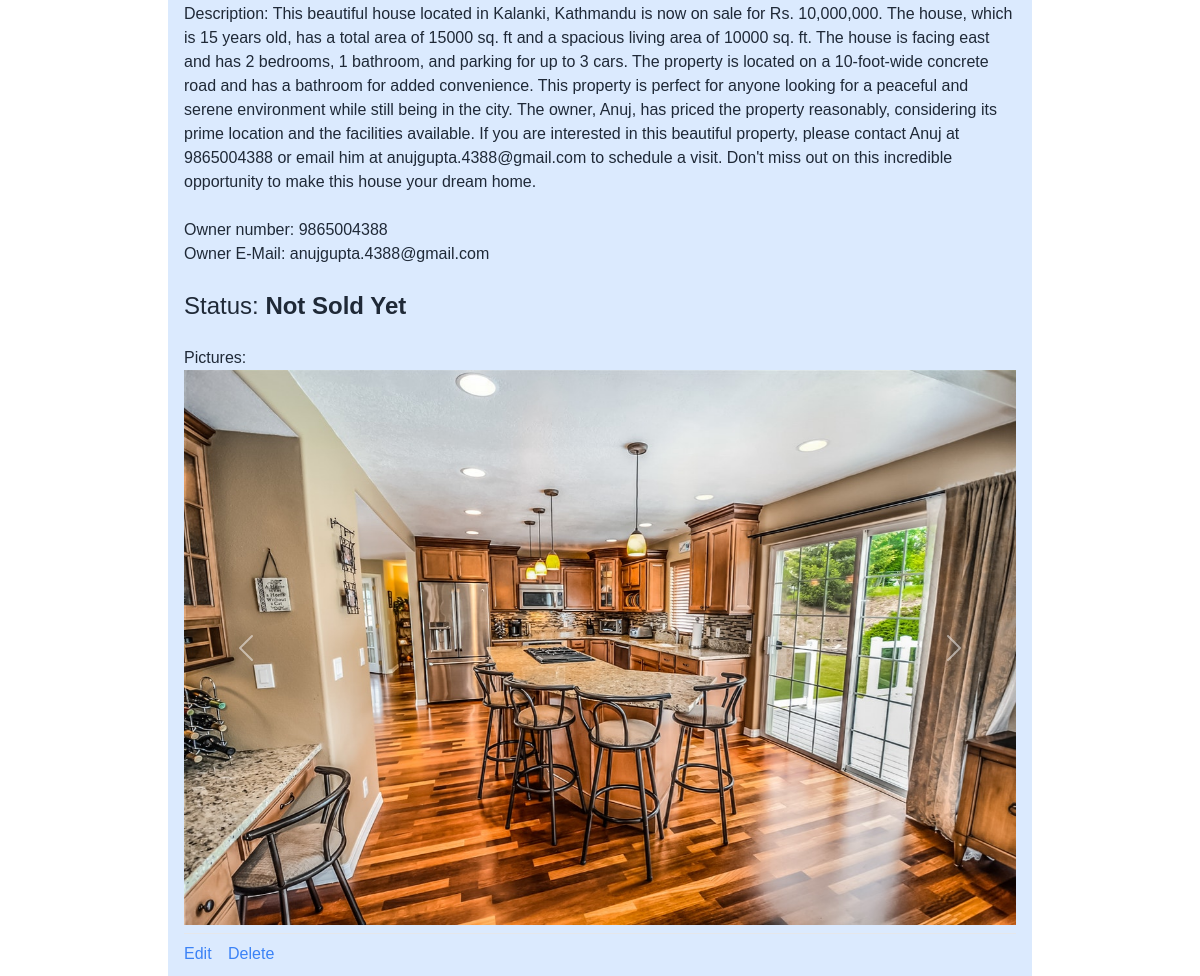
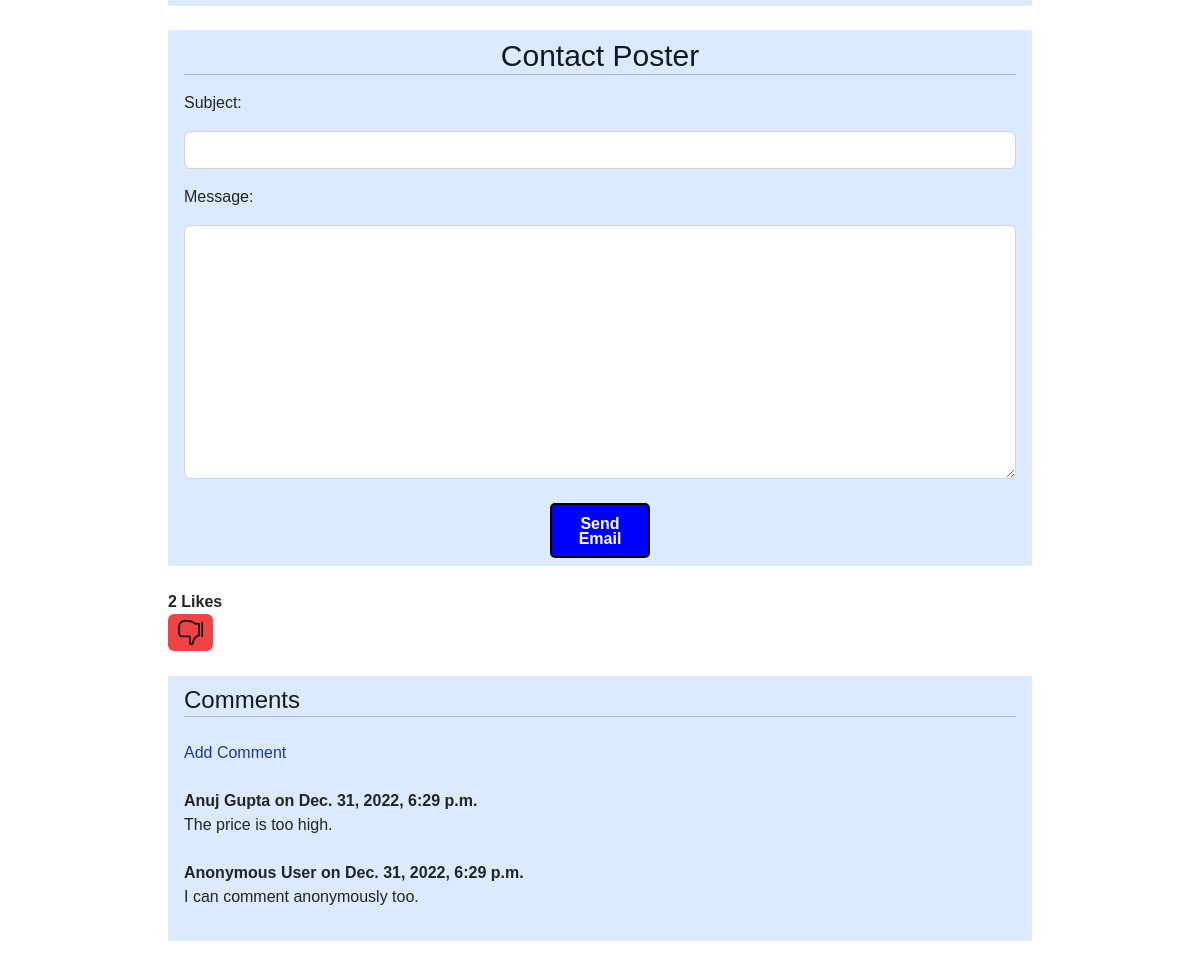
The page /listings/house-on-sale/ (signed in, lower part) on the database as committed earlier (2 pictures, top to bottom).
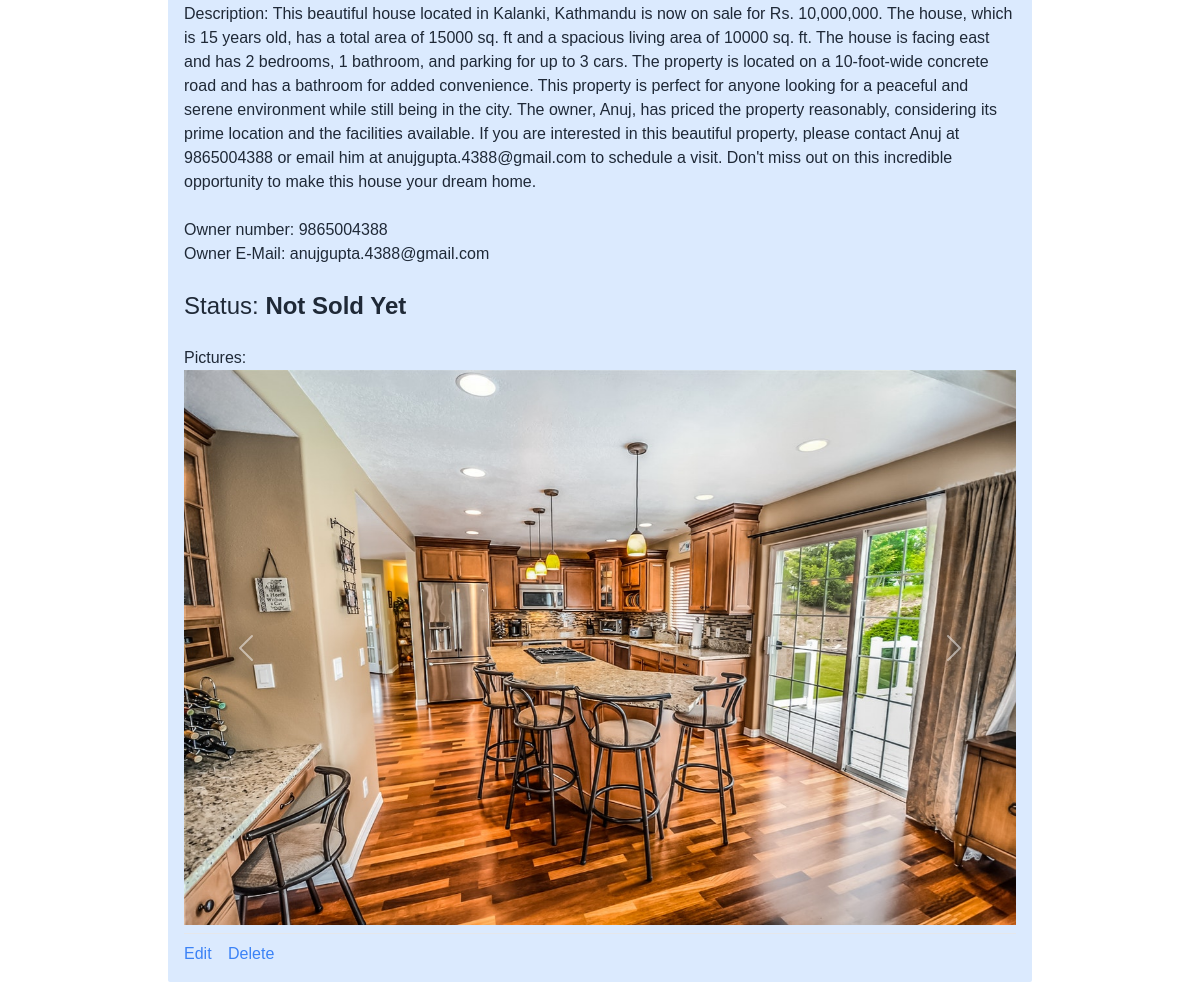
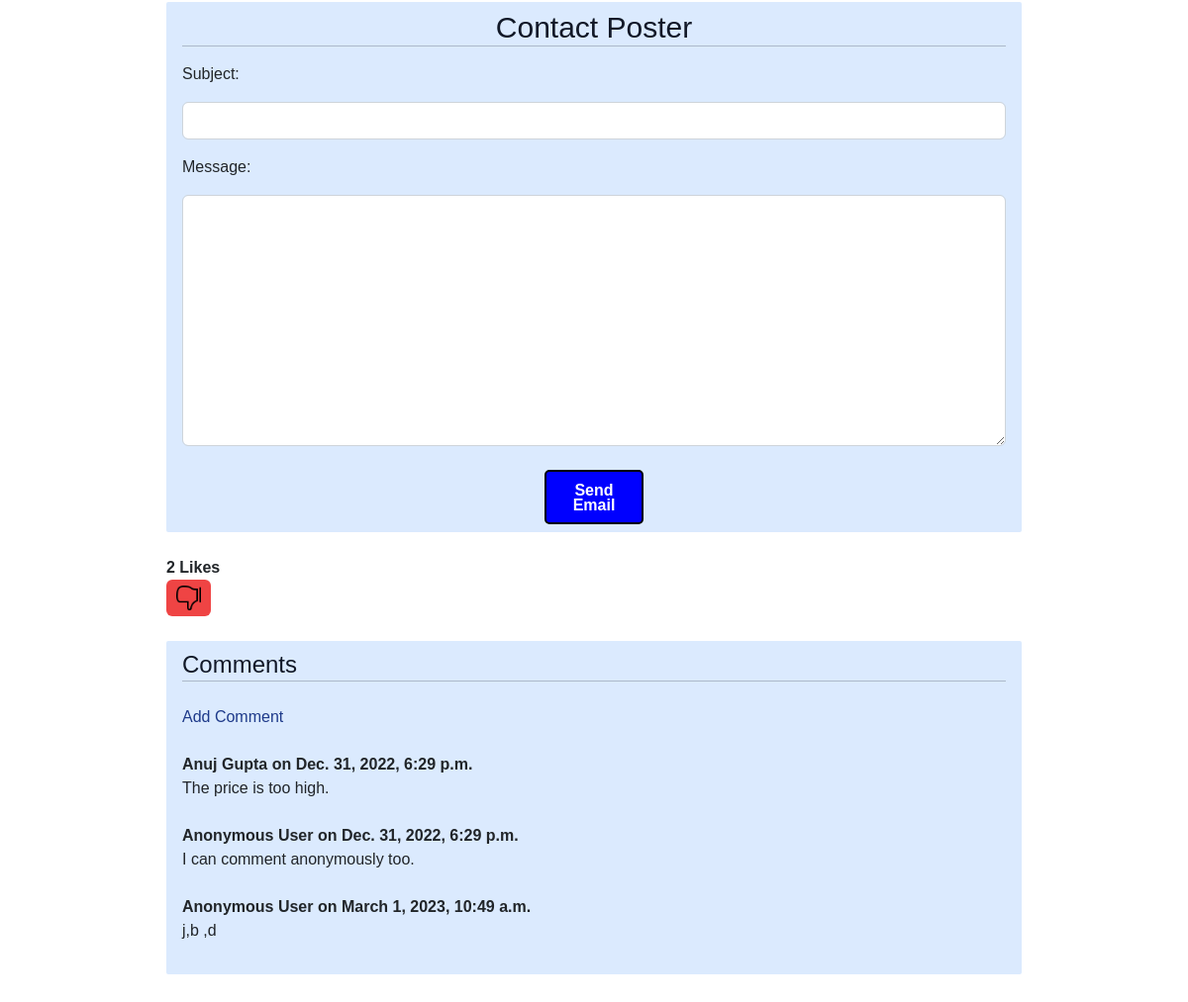
The same page on the database as committed later (2 pictures, top to bottom).
### listings/models.py (models this page shows, shortened)
class Listing(models.Model):
    Title = models.CharField(max_length=30, default='House on Sale')
    Owner = models.CharField(max_length=30, default='Anuj')
    Age = models.IntegerField(default=10)
    slug = models.CharField(max_length=100, null=True, blank=True)
    Location = models.CharField(max_length=30, default='Kalanki')
    City = models.CharField(max_length=30, default='Kathmandu')
    Price = models.IntegerField(default=9999999)
    Bedroom = models.IntegerField(default=1)
    Bathroom = models.IntegerField(default=1)
    Floors = models.IntegerField(default=1)
    Parking = models.IntegerField(default=1)
    Face = models.CharField(max_length=30, default="East")
    Area = models.IntegerField(default=100)
    Road_Width = models.IntegerField(default=0)
    Road_Type = models.CharField(max_length=30, default="Concrete")
    Build_Area = models.IntegerField(default=100)
    Amenities = models.CharField(max_length=30, default="Bathroom")
    Contact_number = models.IntegerField(default=9845654321)
    Contact_mail = models.EmailField(max_length=30, default='admin@gmail.com')
    Image = models.ImageField(max_length = 254)
    user = models.ForeignKey(User, on_delete=models.SET_NULL,null=True)
    is_sold = models.BooleanField(default=False)
    Description = models.CharField(max_length=1000, default="Please describe your estate here. You may also justify the price of your estate here.")
    likes = models.ManyToManyField(User, related_name='estate')

class ListingImage(models.Model):
    listing = models.ForeignKey(Listing, on_delete=models.CASCADE, related_name='images')
    image = models.ImageField(upload_to='listing_images/')

class Comment(models.Model):
    listing = models.ForeignKey(Listing, related_name = "comments", on_delete = models.CASCADE)
    name = models.CharField(max_length=100, default="Anonymous User")
    body = models.TextField()
    date_added = models.DateTimeField(auto_now_add=True)

### listings/views.py (the view, shortened to what this page needs)
# urls.py: path('listings/<slug:slug>/', ListingRetrieveView.as_view(), name='listing_retrieve'),
class ListingRetrieveView(LoginRequiredMixin, DetailView):
    model = Listing
    template_name = 'listing.html'
    def get_context_data(self, *args, **kwargs):
        context = super().get_context_data(**kwargs)
        liked = False
        if self.object.likes.filter(id=self.request.user.id).exists():
            liked = True
        context["liked"] = liked
        context['images'] = ListingImage.objects.filter(listing=self.object)
        context['form'] = EmailForm()
        return context

### listings/forms.py
class EmailForm(forms.Form):
    subject = forms.CharField(label='Subject', max_length=100, widget=forms.TextInput(attrs={'class': 'form-control'}))
    message = forms.CharField(label='Message', widget=forms.Textarea(attrs={'class': 'form-control'}))

### templates/listing.html (shortened to what this page needs)
{% extends "base.html" %}
{% block content %}
<div class="px-3 py-2 bg-blue-100 rounded-sm">
        {% if request.user.is_authenticated %}
        <br><p class="text-gray-800">Description: {{listing.Description}}</p><br>
        <p class="text-gray-800">Owner number: {{listing.Contact_number}}</p>
        <p class="text-gray-800">Owner E-Mail: {{listing.Contact_mail}}</p><br>
        {% endif %}
    <h1 class="text-2xl text-gray-800">Status: <strong>{{listing.is_sold|yesno:"Sold, Not Sold Yet"}}</strong></h1><br>
    <p class="text-gray-800">Pictures:</p>
    {% if images %}
    <div id="carouselExampleControls" class="carousel slide" data-ride="carousel">
        <div class="carousel-inner">
          {% for image in images %}
            {% if forloop.first %}
               <div class="carousel-item active">
                  <img src="{{ image.image.url }}" alt="image" class="d-block w-100">
               </div>
            {% else %}
               <div class="carousel-item">
                  <img src="{{ image.image.url }}" alt="image" class="d-block w-100">
               </div>
            {% endif %}
          {% endfor %}
        </div>
        <a class="carousel-control-prev" href="#carouselExampleControls" role="button" data-slide="prev">
          <span class="carousel-control-prev-icon" aria-hidden="true"></span>
        </a>
        <a class="carousel-control-next" href="#carouselExampleControls" role="button" data-slide="next">
          <span class="carousel-control-next-icon" aria-hidden="true"></span>
        </a>
    </div>
    {% else %}
        <p><img src="{{ listing.Image.url }}" alt=""></p><br>
    {% endif %}
    {% if request.user.is_staff %}
    <div class="mt-2 py-2 border-t border-gray-200">
        <a href="/listings/{{ listing.id }}/edit/" class="text-blue-500">
            Edit</a>
        <a href="/listings/{{ listing.id }}/delete/" class="ml-3 text-blue-500">
            Delete</a>
    </div>
    {% endif %}
</div><br>
<div class="px-3 py-2 bg-blue-100 rounded-sm">
    <h3 class="text-3xl text-gray-900 text-center">Contact Poster</h3><hr>
    <form method="POST">
        {{ form.as_p }}
        <br>
        <p class="text-center">
            <button type="submit" class="button">Send Email</button>
        </p>
    </form>
</div>
<br>
<form action="{% url 'like_estate' listing.pk %}" method="post">
    <strong>  {{ listing.likes.count }} Likes</strong><br>
    {% if user.is_authenticated %}
        {% if liked %}
            <button type="submit", name="listing_id", value="{{ listing.id }}", class="bg-red-500 hover:bg-red-700 text-white font-bold py-1.5 px-2.5 rounded">
                <img src="\media\dislike.png" width="25" height="25" border="0" />
            </button>
        {% else %}
            <button type="submit", name="listing_id", value="{{ listing.id }}", class="bg-blue-500 hover:bg-blue-700 text-white font-bold py-1 px-2 rounded">
                <img src="\media\facebook-like.png" width="30" height="30" border="0" />
            </button>
        {% endif %}
    {% else %}
        <small>Login to like</small>
    {% endif %}
</form>
<br>
<div class="px-3 py-2 bg-blue-100 rounded-sm">
    {% if not listing.comments.all %}
        <h3 class="text-2xl text-gray-900">No comments yet. Be the first to add one.
            <a href="{% url 'add_comment' listing.pk %}" class="text-blue-900">Add Comment</a></h3>
    {% else %}
        <h3 class="text-2xl text-gray-900">Comments</h3><hr><br>
        <a href="{% url 'add_comment' listing.pk %}" class="text-blue-900">Add Comment</a><br><br>
        {% for comment in listing.comments.all %}
            <strong>
                {{ comment.name }} on {{ comment.date_added }}
            </strong><br>
            {{ comment.body }}
            <br><br>
        {% endfor %}
    {% endif %}
</div>
{% endblock content %}

### templates/base.html (shortened to what this page needs)
<!DOCTYPE html>
{% load static %}
<html lang="en">
<head>
    <script src="https://cdn.tailwindcss.com"></script>
    <link href="https://cdn.jsdelivr.net/npm/bootstrap@5.2.0-beta1/dist/css/bootstrap.min.css" rel="stylesheet"
>
    <link rel="stylesheet" type="text/css" href="{% static 'style.css' %}">
</head>
<body>
    <div class="mx-auto max-w-5xl px-20 py-4">
    {% block content %}{% endblock content %}
  </div>
</body>
</html>

### static/style.css (style rules this page uses)
.button { display: inline-block; width: 100px; height: 55px; background: blue !important; padding: 10px; text-align: center; border-radius: 5px; color: white; font-weight: bold; line-height: 15px; text-decoration: none; border: 2px solid #000; }
label { display: block; margin: 16px 0; }
body { background-size: cover; background-image: url('https://images.pexels.com/photos/235985/pexels-photo-235985.jpeg?auto=compress&cs=tinysrgb&w=1260&h=750&dpr=1'); font-family: sans-serif; margin-top: 80px; padding: 80px; }

Rows that differ between the two databases and show on the page:
added Comment: name "Anonymous User", date_added "March 1, 2023, 10:49 a.m.", body "j,b ,d"
